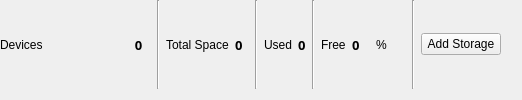
             <widget class="QWidget" name="Devices_widget_StorageStats" native="true">
              <layout class="QHBoxLayout" name="horizontalLayout_4">
               <property name="leftMargin">
                <number>0</number>
               </property>
               <property name="topMargin">
                <number>0</number>
               </property>
               <item>
                <layout class="QHBoxLayout" name="Storage_horizontalLayout_Summary">
                 <item>
                  <widget class="QLabel" name="Storage_label_CountLabel">
                   <property name="minimumSize">
                    <size>
                     <width>120</width>
                     <height>0</height>
                    </size>
                   </property>
                   <property name="text">
                    <string>Devices</string>
                   </property>
                  </widget>
                 </item>
                 <item>
                  <widget class="QLabel" name="Storage_label_CountValue">
                   <property name="minimumSize">
                    <size>
                     <width>25</width>
                     <height>0</height>
                    </size>
                   </property>
                   <property name="font">
                    <font>
                     <family>Noto Sans</family>
                     <pointsize>10</pointsize>
                     <bold>true</bold>
                    </font>
                   </property>
                   <property name="text">
                    <string>0</string>
                   </property>
                   <property name="alignment">
                    <set>Qt::AlignmentFlag::AlignCenter</set>
                   </property>
                  </widget>
                 </item>
                 <item>
                  <widget class="Line" name="Storage_line_01">
                   <property name="midLineWidth">
                    <number>0</number>
                   </property>
                   <property name="orientation">
                    <enum>Qt::Orientation::Vertical</enum>
                   </property>
                  </widget>
                 </item>
                 <item>
                  <widget class="QLabel" name="Storage_label_SpaceTotalLabel">
                   <property name="text">
                    <string>Total Space</string>
                   </property>
                  </widget>
                 </item>
                 <item>
                  <widget class="QLabel" name="Storage_label_SpaceTotalValue">
                   <property name="minimumSize">
                    <size>
                     <width>14</width>
                     <height>0</height>
                    </size>
                   </property>
                   <property name="font">
                    <font>
                     <family>Noto Sans</family>
                     <pointsize>10</pointsize>
                     <bold>true</bold>
                    </font>
                   </property>
                   <property name="text">
                    <string>0</string>
                   </property>
                  </widget>
                 </item>
                 <item>
                  <widget class="Line" name="Storage_line_02">
                   <property name="orientation">
                    <enum>Qt::Orientation::Vertical</enum>
                   </property>
                  </widget>
                 </item>
                 <item>
                  <widget class="QLabel" name="Storage_label_SpaceUsedLabel">
                   <property name="text">
                    <string>Used</string>
                   </property>
                  </widget>
                 </item>
                 <item>
                  <widget class="QLabel" name="Storage_label_SpaceUsedValue">
                   <property name="font">
                    <font>
                     <family>Noto Sans</family>
                     <pointsize>10</pointsize>
                     <bold>true</bold>
                    </font>
                   </property>
                   <property name="text">
                    <string>0</string>
                   </property>
                  </widget>
                 </item>
                 <item>
                  <widget class="Line" name="Storage_line_03">
                   <property name="orientation">
                    <enum>Qt::Orientation::Vertical</enum>
                   </property>
                  </widget>
                 </item>
                 <item>
                  <widget class="QLabel" name="Storage_label_SpaceFreeLabel">
                   <property name="text">
                    <string>Free</string>
                   </property>
                  </widget>
                 </item>
                 <item>
                  <widget class="QLabel" name="Storage_label_SpaceFreeValue">
                   <property name="font">
                    <font>
                     <family>Noto Sans</family>
                     <pointsize>10</pointsize>
                     <bold>true</bold>
                    </font>
                   </property>
                   <property name="text">
                    <string>0</string>
                   </property>
                  </widget>
                 </item>
                 <item>
                  <spacer name="Storage_horizontalSpacer_08">
                   <property name="orientation">
                    <enum>Qt::Orientation::Horizontal</enum>
                   </property>
                   <property name="sizeType">
                    <enum>QSizePolicy::Policy::Fixed</enum>
                   </property>
                   <property name="sizeHint" stdset="0">
                    <size>
                     <width>10</width>
                     <height>20</height>
                    </size>
                   </property>
                  </spacer>
                 </item>
                 <item>
                  <widget class="QLabel" name="Storage_label_PercentFree">
                   <property name="minimumSize">
                    <size>
                     <width>30</width>
                     <height>0</height>
                    </size>
                   </property>
                   <property name="text">
                    <string>%</string>
                   </property>
                  </widget>
                 </item>
                 <item>
                  <widget class="Line" name="Storage_line_04">
                   <property name="orientation">
                    <enum>Qt::Orientation::Vertical</enum>
                   </property>
                  </widget>
                 </item>
                 <item>
                  <widget class="QPushButton" name="Devices_pushButton_AddStorage">
                   <property name="enabled">
                    <bool>true</bool>
                   </property>
                   <property name="text">
                    <string>Add Storage</string>
                   </property>
                   <property name="icon">
                    <iconset theme="document-new"/>
                   </property>
                  </widget>
                 </item>
                 <item>
                  <spacer name="Storage_horizontalSpacer_05">
                   <property name="orientation">
                    <enum>Qt::Orientation::Horizontal</enum>
                   </property>
                   <property name="sizeHint" stdset="0">
                    <size>
                     <width>10</width>
                     <height>30</height>
                    </size>
                   </property>
                  </spacer>
                 </item>
                </layout>
               </item>
              </layout>
             </widget>
